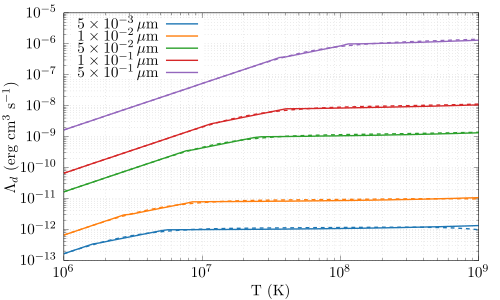

The gnuplot source for this figure:
load "../turbo.pal"
set terminal cairolatex standalone size 5in,3in
set output "lambda-comp.tex"
set datafile separator ','
set colorsequence podo

set logscale xy
set format xy '$10^{%L}$'
set key top left
set xlabel 'T (K)'
set ylabel '$\Lambda_d$ (erg cm$^3$ s$^{-1}$)'
set xrange [1e6:1e9]

set grid x y mx my

plot "dc_a0005.dat" u 1:5 w l t "$5\\times 10^{-3} \\, \\mu$m" ls 1,\
     "dc_a0010.dat" u 1:5 w l t "$1\\times 10^{-2} \\, \\mu$m" ls 2,\
     "dc_a0050.dat" u 1:5 w l t "$5\\times 10^{-2} \\, \\mu$m" ls 3,\
     "dc_a0100.dat" u 1:5 w l t "$1\\times 10^{-1} \\, \\mu$m" ls 4,\
     "dc_a0500.dat" u 1:5 w l t "$5\\times 10^{-1} \\, \\mu$m" ls 5,\
     "dc_a0005.dat" u 1:2 notitle w l ls 1 dashtype "-",\
     "dc_a0010.dat" u 1:2 notitle w l ls 2 dashtype "-",\
     "dc_a0050.dat" u 1:2 notitle w l ls 3 dashtype "-",\
     "dc_a0100.dat" u 1:2 notitle w l ls 4 dashtype "-",\
     "dc_a0500.dat" u 1:2 notitle w l ls 5 dashtype "-"
